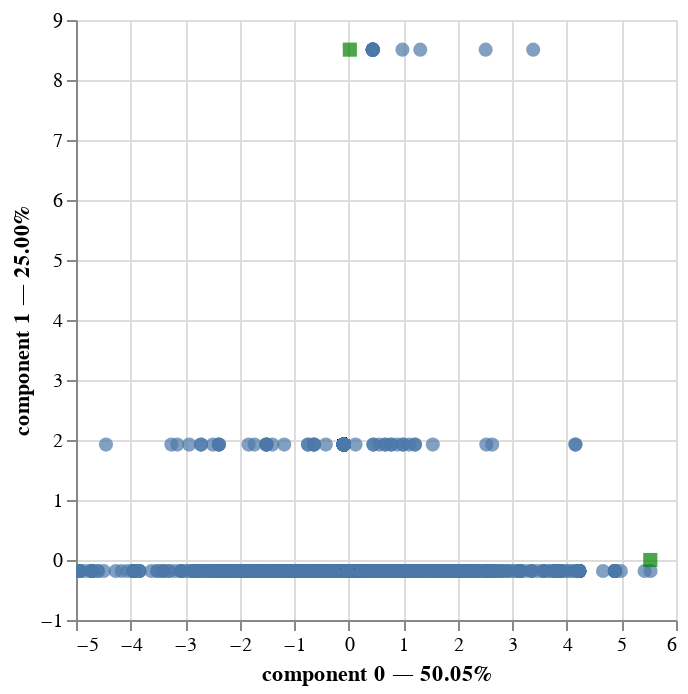

This figure's notebook cell:
### Code cell
famd.plot(
    famd_dataset,
    x_component=0,
    y_component=1,
)

### Figure 1 — Vega-Lite specification as saved in the notebook (floating-point values rounded to 4 significant figures; data arrays with more than 128 entries replaced by an {"elided": "..."} marker saying what was removed)
{"config": {"view": {"continuousWidth": 300, "continuousHeight": 300}}, "layer": [{"data": {"name": "data-5b06e92f2b9b87b75718ad2aaabd1087"}, "mark": {"type": "circle", "size": 50}, "encoding": {"tooltip": [{"field": "index", "type": "quantitative"}, {"field": "component 0", "type": "quantitative"}, {"field": "component 1", "type": "quantitative"}], "x": {"axis": {"title": "component 0 — 50.05%"}, "field": "component 0", "scale": {"zero": false}, "type": "quantitative"}, "y": {"axis": {"title": "component 1 — 25.00%"}, "field": "component 1", "scale": {"zero": false}, "type": "quantitative"}}, "name": "view_4"}, {"data": {"name": "data-63a8124a9f47bf2c8636f3bb488f5090"}, "mark": {"type": "square", "color": "green", "size": 50}, "encoding": {"tooltip": [{"field": "variable", "type": "nominal"}], "x": {"field": "component 0", "scale": {"zero": false}, "type": "quantitative"}, "y": {"field": "component 1", "scale": {"zero": false}, "type": "quantitative"}}}], "params": [{"name": "param_4", "select": {"type": "interval", "encodings": ["x", "y"]}, "bind": "scales", "views": ["view_4"]}], "$schema": "https://vega.github.io/schema/vega-lite/v5.17.0.json", "datasets": {"data-5b06e92f2b9b87b75718ad2aaabd1087": {"elided": "5000 records"}, "data-63a8124a9f47bf2c8636f3bb488f5090": [{"variable": "age", "component 0": 5.529, "component 1": 0.0, "component 2": 0.009945, "component 3": 0.0, "label": "age"}, {"variable": "outcome", "component 0": 0.02021, "component 1": 8.506, "component 2": 10.88, "component 3": 3.848e-15, "label": "outcome"}]}}
